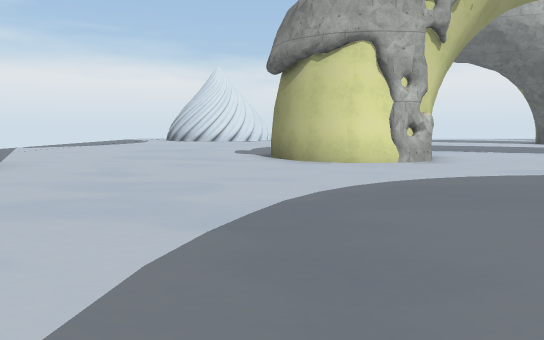
[1] (above)

24 first-person views from a walk through a scene from a Unity 3-D project. The camera is 1.2 m above the floor, tilts 6° down and sees 70° across. The floor is counted in squares, 2 m on a side. Each view is taken from the middle of a square. On the plan, view 1 faces up. The plan holds only what a view shows up to about 11 squares ahead; the rest is blank. The place goes on beyond the plan. The player character is not drawn. Some surface patterns are stand-ins.

[2]
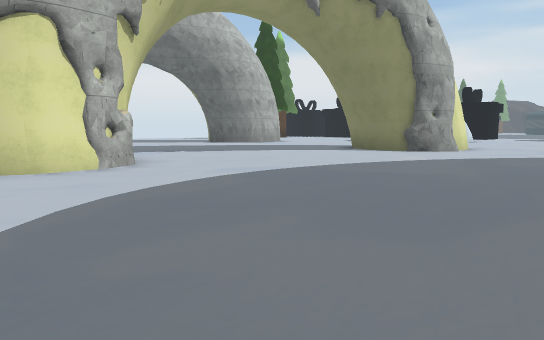

[3]
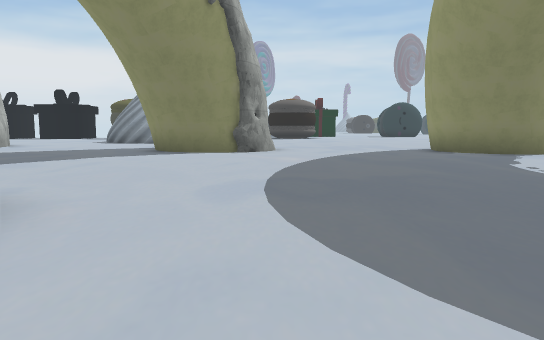

[4]
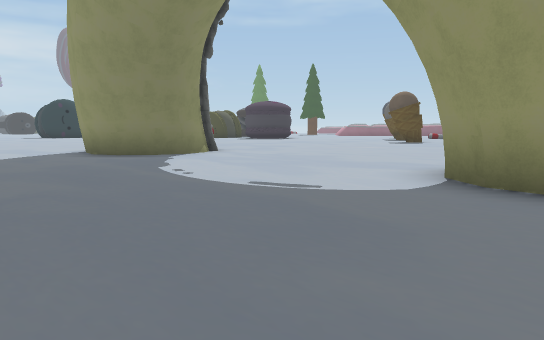

[5]
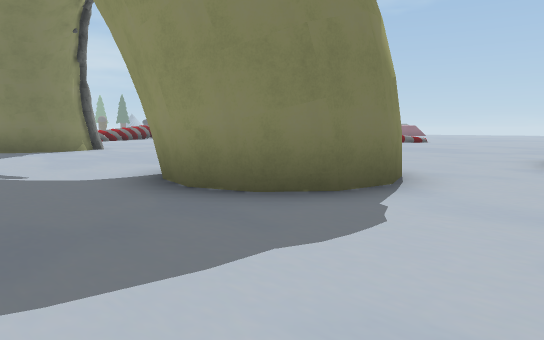

[6]
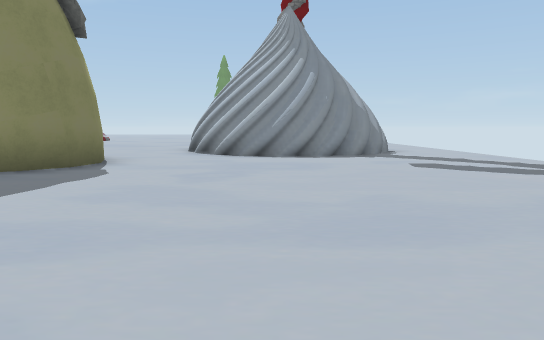

[7]
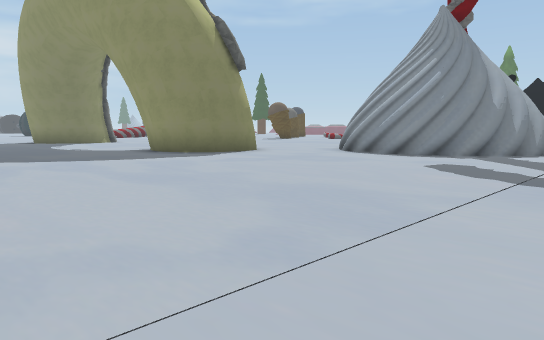

[8]
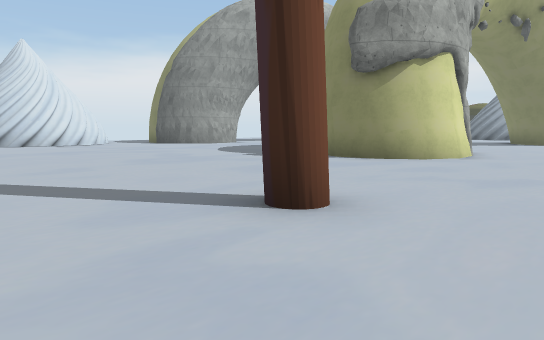

[9]
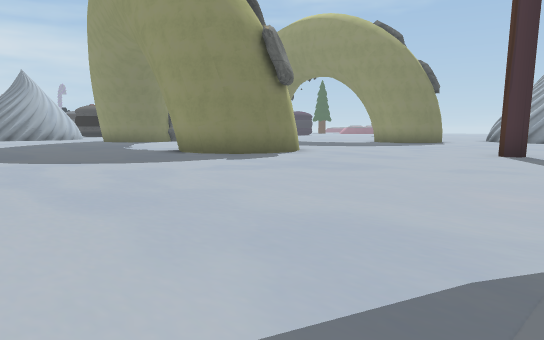

[10]
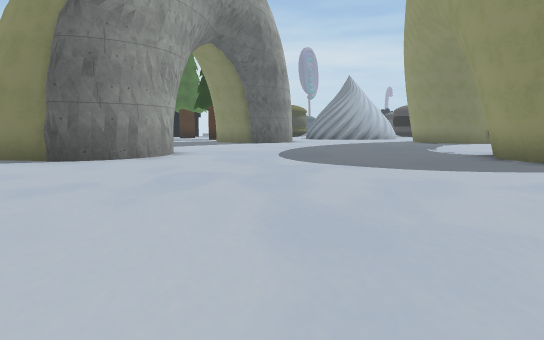

[11]
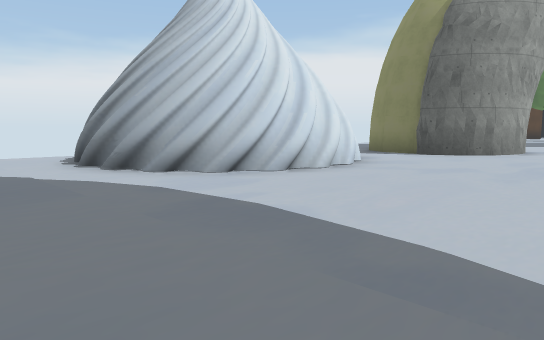

[12]
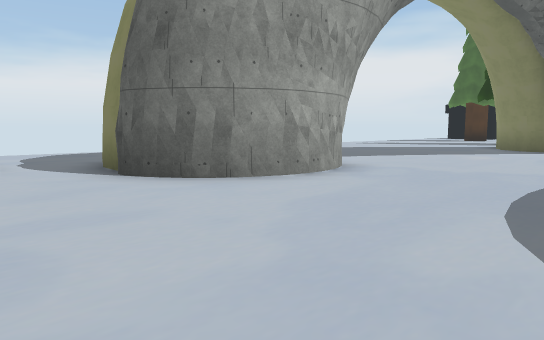

[13]
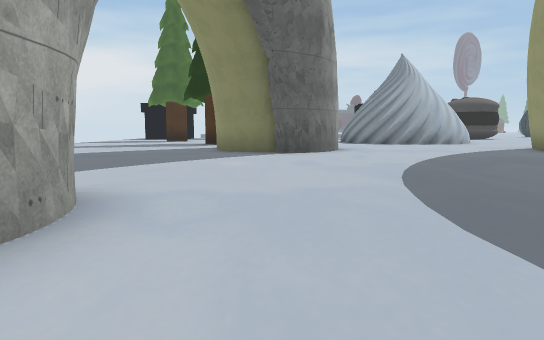

[14]
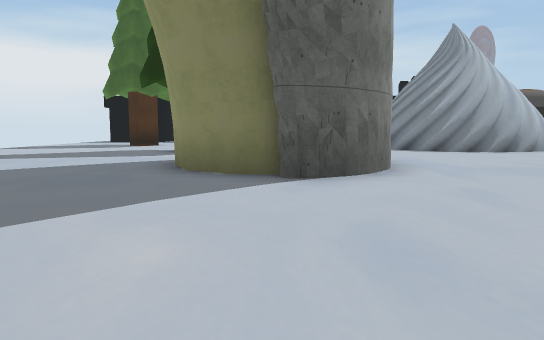

[15]
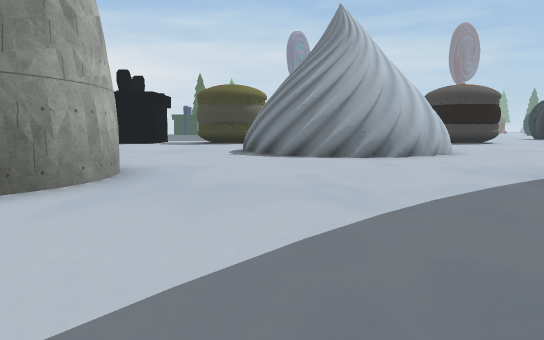

[16]
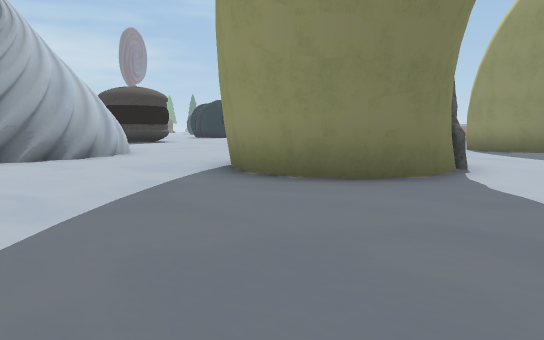

[17]
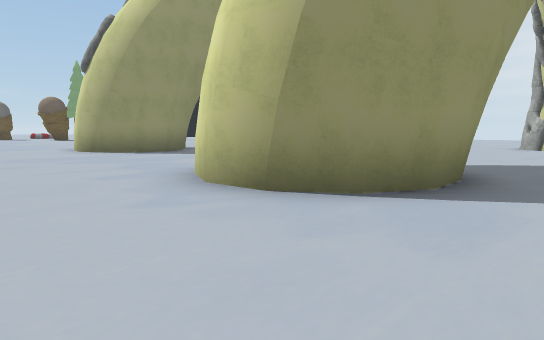

[18]
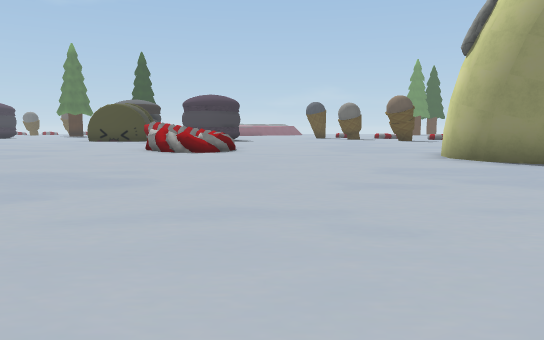

[19]
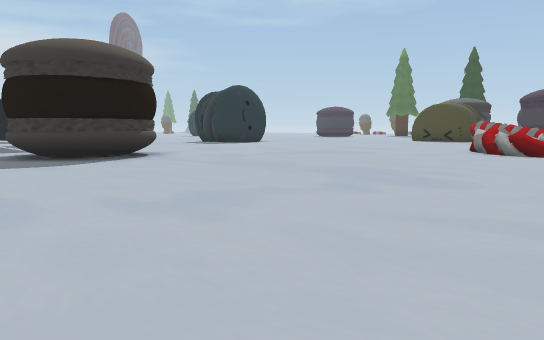

[20]
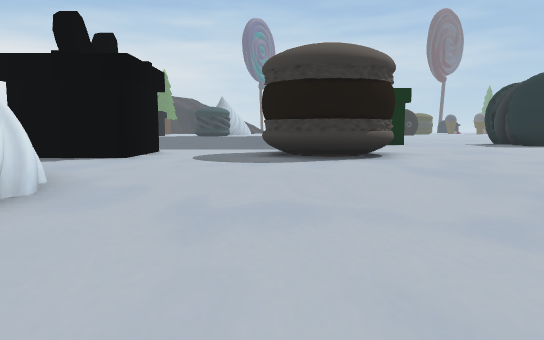

[21]
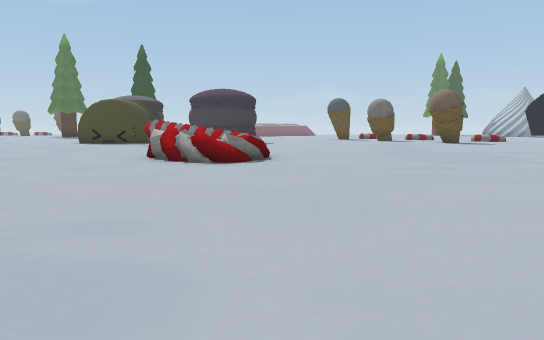

[22]
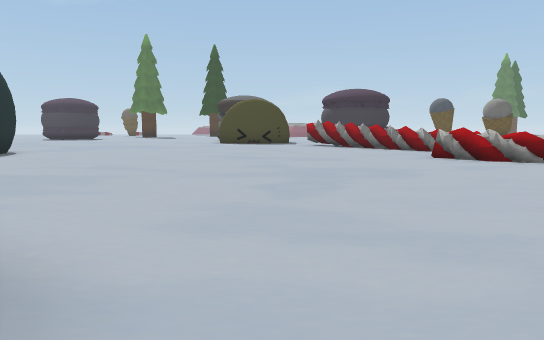

[23]
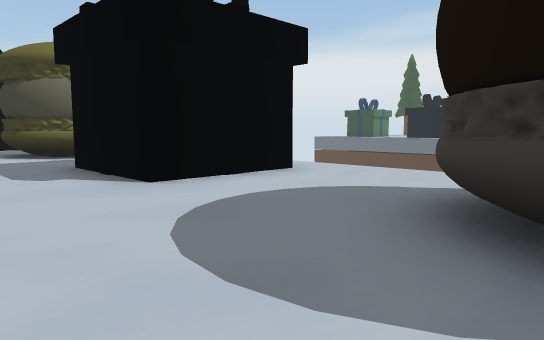

[24]
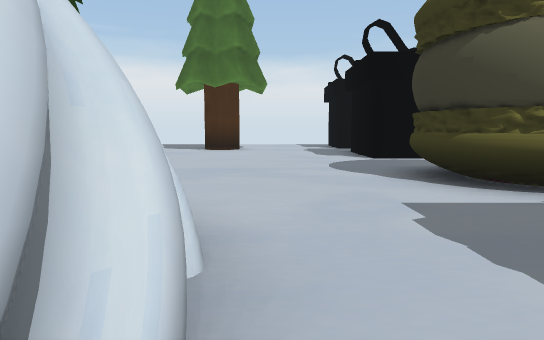

### Floor plan
Key: @ floor where view 1 was taken; # wall or solid block; . floor; = window, fence, low wall or low ledge; ^ raised ledge; v drop or lower ground; T tree.
Columns run from 8 left of view 1 to 28 right of it. Each row starts with its distance up from view 1.
 24   ..     ..
 23  ..#     ..             ..
 22  ..#    ...           ....
 21  ..#    ..#       ........  TT
 20  ..## ##..#     .......... ......
 19  ...###...#   ............ .....#
 18 ..........###........... T  ....#
 17 ....................##      ....##
 16 ...................###    ........
 15 ...................####..........
 14  ........................... ...#
 13  ........................... ...##
 12   .......................### .....
 11  ........................#   #...
 10  ........###.............#   #..#
  9   ......## #.............#    ..##
  8   ......####.......###...####....##.v
  7  ........##.......## #..............v
  6  ..#..............####..............v
  5 ...................##............##.
  4 ................................##
  3 ................................##
  2 ....................................
  1  ...................................
  0  .......@.........###...............
 -1  ........###......###...............
 -2 .........#  ......###...............
 -3 .........#  ....... ......=..........
 -4 ...####...  .....  ......= ^.........
 -5 ...#  ##..   ...   ....... ..........
 -6 ..##   #...  ..   ........==.........
 -7         ...       ........ #.........

Where each view was taken, in squares from view 1:
view 1: 0 up, 0 right, facing up
view 2: 1 up, 0 right, facing up-right
view 3: 5 up, 0 right, facing right
view 4: 4 up, 1 right, facing down-right
view 5: 2 up, 2 left, facing down-right
view 6: 5 up, 3 left, facing down
view 7: 5 up, 8 left, facing down-right
view 8: 4 up, 7 left, facing up-right
view 9: 16 up, 7 left, facing down-right
view 10: 15 up, 6 left, facing right
view 11: 15 up, 8 left, facing up-right
view 12: 14 up, 1 left, facing up-right
view 13: 16 up, 1 right, facing right
view 14: 16 up, 6 right, facing right
view 15: 12 up, 8 right, facing right
view 16: 12 up, 8 right, facing down-right
view 17: 10 up, 16 right, facing down-left
view 18: 7 up, 16 right, facing down
view 19: 7 up, 16 right, facing down-right
view 20: 5 up, 16 right, facing right
view 21: 4 up, 17 right, facing down
view 22: 4 up, 23 right, facing down
view 23: 4 up, 22 right, facing up-right
view 24: 9 up, 22 right, facing up
